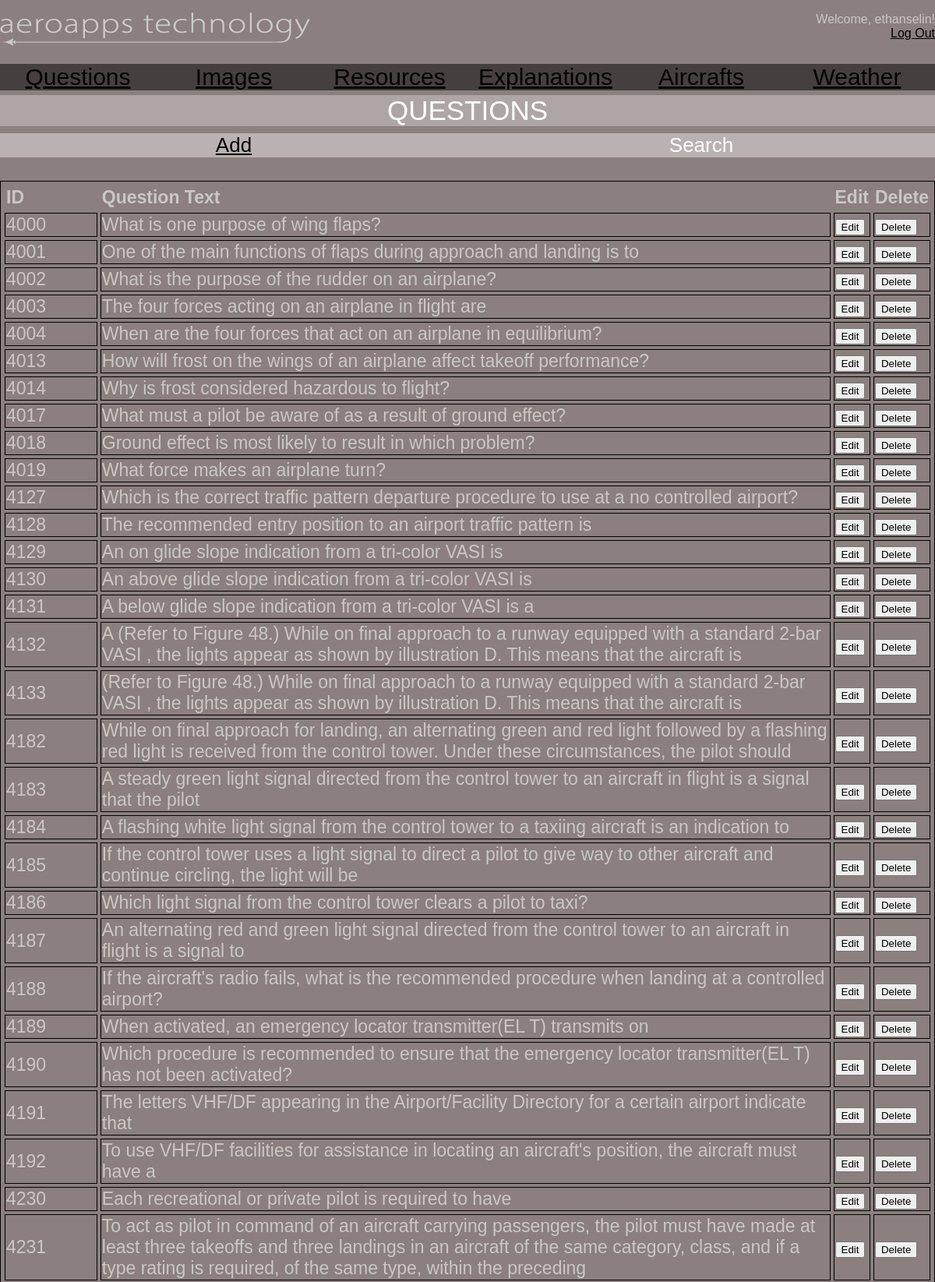
/questions.php (signed in, upper part), run on the app's committed database.
### tables this page shows
CREATE TABLE `test_questions` (
  `test` varchar(15) NOT NULL,
  `qID` int(4) NOT NULL,
  `qText` varchar(250) NOT NULL,
  `ls_code` char(6) NOT NULL,
  `qImg1ID` int(11) DEFAULT NULL,
  `qImg2ID` int(11) DEFAULT NULL,
  `qImg3ID` int(11) DEFAULT NULL,
  `qImg4ID` int(11) DEFAULT NULL,
  `qImg5ID` int(11) DEFAULT NULL,
  `refName` varchar(6) NOT NULL,
  `refPincite` varchar(7) NOT NULL,
  `editor` varchar(15) NOT NULL,
  `edit_time` datetime NOT NULL,
  PRIMARY KEY (`qID`),
  KEY `ls_code` (`ls_code`)
);

### questions.php (the view, shortened to what this page needs)
<!DOCTYPE html>
<html lang ="en">
  <head>
	<link type="text/css" rel="stylesheet" href="stylesheets/style.css" />
  </head>
  <body>
  	<div id="header">
		<p>
			<span class="left"><a href="menu.php"><img src="images/headerlogo.png" alt="Aeroapps Logo" /></a></span>
			<?php
			if (isset($_SESSION["admin"]))
			{
				echo '<span class="right">Welcome, ' . $_SESSION["admin"] . '!</span><br />';
			}
			else
			{
				echo '<span class="right">Welcome, Guest!</span><br />';
			}
			?>
			<span class="right"><span class="small"><a href="logout.php">Log Out</a></span></span>
			<br />
		</p>
	</div>
	<div id="navselection">
    	<ul id="navbar">
    		<li><a href="questions.php">Questions</a></li>
    		<li><a href="images.php">Images</a></li>
    		<li><a href="resources.php">Resources</a></li>
      		<li><a href="explanations.php">Explanations</a></li>
   			<li><a href="aircrafts.php">Aircrafts</a></li>
   			<li><a href="weather.php">Weather</a></li>
    	</ul>
    </div>
	<div id="title">Questions</div>
	<div id="selection">
    	<ul id="options">
    		<li><a href="uploadquestion.php">Add</a></li>
    		<li>Search</li>
    	</ul>
    </div>
    <div id=list>
    	<?php
			echo "<table width='100%' cellspacing='6px' style='border: solid 1px black;'>";
			echo "<tr><th width='10%'>ID</th><th>Question Text</th><th>Edit</th><th>Delete</th></tr>";
			include('connect/local-connect.php');
			$query = mysqli_query($dbc, "SELECT qID, qText FROM test_questions ORDER BY qID asc") or die(mysqli_error($con));
			if(mysqli_num_rows($query) > 0) {
    			while($row = mysqli_fetch_array($query)) {
        			echo "<tr><td style='outline: thin solid black'>".$row['qID']."</td>";
        			echo "<td style='outline: thin solid black'>".$row['qText']."</td>";
					echo "<td style='outline: thin solid black'><form action='editquestion.php' method='POST'><input type='hidden' name='tempEditID' value='".$row["qID"]."'/><input type='submit' name='edit-btn' value='Edit' /></form></td>";
					echo "<td style='outline: thin solid black'><form action='deletequestionprocess.php' method='POST' onSubmit=\"return confirm('Are you sure you want to delete?')\"><input type='hidden' name='tempDeleteID' value='".$row["qID"]."'/><input type='submit' name='delete-btn' value='Delete' /></form></td></tr>";
    			}
			}
			echo "</table>";
		?>
    </div>
  </body>
</html>

### stylesheets/style.css (style rules this page uses)
body { color: #CAC8C3; font-family: Arial, Helvetica, Arial, sans-serif; background-color: rgba(24,0,0,0.5); width: 1200px; margin: auto; text-align: center; }
#header { clear: both; text-align: center; margin-bottom: 5px; }
.left { float: left; }
.right { float: right; }
#title { text-align: center; font-size: 35px; color: White; background: rgba(255,255,255,0.3); width: 100%; text-transform: uppercase; margin-bottom: -17px; }
#selection { font-size: 20px; }
#selection li { list-style: none; float: left; width: 600px; background: rgba(255,255,255,0.4); display: block; color: white; margin-bottom: 30px; }
#navselection { font-size: 30px; margin-bottom: 70px; }
#navselection li { list-style: none; float: left; width: 200px; display: block; background: rgba(0,0,0,0.5); color: white; }
#navbar { width: 100%; text-decoration: none; }
ul#navbar { list-style: none; padding: 0; }
#options { width: 100%; font-size: 26px; }
ul#options { list-style: none; padding: 0; }
#list { margin-top: 50px; text-align: left; font-size: 23px; margin-bottom: 50px; }
a:link { color: #000000; }

### data on the page
test_questions: qID "4000", qText "What is one purpose of wing flaps?"
test_questions: qID "4001", qText "One of the main functions of flaps during approach and landing is to"
test_questions: qID "4002", qText "What is the purpose of the rudder on an airplane?"
test_questions: qID "4003", qText "The four forces acting on an airplane in flight are"
test_questions: qID "4004", qText "When are the four forces that act on an airplane in equilibrium?"
test_questions: qID "4013", qText "How will frost on the wings of an airplane affect takeoff performance?"
test_questions: qID "4014", qText "Why is frost considered hazardous to flight?"
test_questions: qID "4017", qText "What must a pilot be aware of as a result of ground effect?"
test_questions: qID "4018", qText "Ground effect is most likely to result in which problem?"
test_questions: qID "4019", qText "What force makes an airplane turn?"
test_questions: qID "4127", qText "Which is the correct traffic pattern departure procedure to use at a no controlled airport?"
test_questions: qID "4128", qText "The recommended entry position to an airport traffic pattern is"
test_questions: qID "4129", qText "An on glide slope indication from a tri-color VASI is"
test_questions: qID "4130", qText "An above glide slope indication from a tri-color VASI is"
test_questions: qID "4131", qText "A below glide slope indication from a tri-color VASI is a"
test_questions: qID "4132", qText "A (Refer to Figure 48.) While on final approach to a runway equipped with a standard 2-bar VASI , the lights appear as shown by illustration D. This means that the aircraft is"
test_questions: qID "4133", qText "(Refer to Figure 48.) While on final approach to a runway equipped with a standard 2-bar VASI , the lights appear as shown by illustration D. This means that the aircraft is"
test_questions: qID "4182", qText "While on final approach for landing, an alternating green and red light followed by a flashing red light is received from the control tower. Under these circumstances, the pilot should"
test_questions: qID "4183", qText "A steady green light signal directed from the control tower to an aircraft in flight is a signal that the pilot"
test_questions: qID "4184", qText "A flashing white light signal from the control tower to a taxiing aircraft is an indication to"
test_questions: qID "4185", qText "If the control tower uses a light signal to direct a pilot to give way to other aircraft and continue circling, the light will be"
test_questions: qID "4186", qText "Which light signal from the control tower clears a pilot to taxi?"
test_questions: qID "4187", qText "An alternating red and green light signal directed from the control tower to an aircraft in flight is a signal to"
test_questions: qID "4188", qText "If the aircraft's radio fails, what is the recommended procedure when landing at a controlled airport?"
test_questions: qID "4189", qText "When activated, an emergency locator transmitter(EL T) transmits on"
test_questions: qID "4190", qText "Which procedure is recommended to ensure that the emergency locator transmitter(EL T) has not been activated?"
test_questions: qID "4191", qText "The letters VHF/DF appearing in the Airport/Facility Directory for a certain airport indicate that"
test_questions: qID "4192", qText "To use VHF/DF facilities for assistance in locating an aircraft's position, the aircraft must have a"
test_questions: qID "4230", qText "Each recreational or private pilot is required to have"
test_questions: qID "4231", qText "To act as pilot in command of an aircraft carrying passengers, the pilot must have made at least three takeoffs and three landings in an aircraft of the same category, class, and if a type rating is required, of the same type, within the preceding"

### other printed values
$_SESSION["admin"] "ethanselin"
